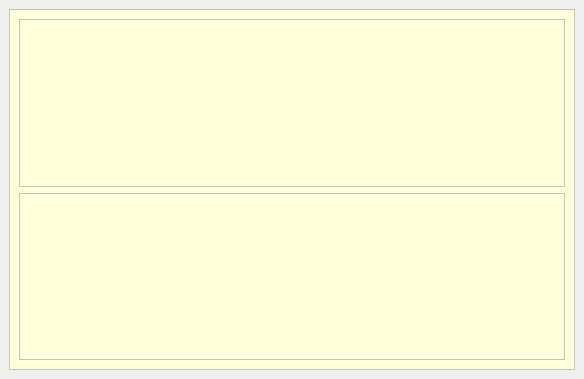
<?xml version="1.0" encoding="UTF-8"?>
<ui version="4.0">
 <class>MainWindow</class>
 <widget class="QMainWindow" name="MainWindow">
  <property name="geometry">
   <rect>
    <x>0</x>
    <y>0</y>
    <width>584</width>
    <height>379</height>
   </rect>
  </property>
  <property name="windowTitle">
   <string>MainWindow</string>
  </property>
  <widget class="QWidget" name="centralwidget">
   <layout class="QHBoxLayout" name="horizontalLayout">
    <item>
     <widget class="QFrame" name="frame">
      <property name="styleSheet">
       <string notr="true">background-color: rgb(255, 255, 222);</string>
      </property>
      <property name="frameShape">
       <enum>QFrame::StyledPanel</enum>
      </property>
      <property name="frameShadow">
       <enum>QFrame::Raised</enum>
      </property>
      <layout class="QVBoxLayout" name="verticalLayout">
       <item>
        <widget class="QFrame" name="frame_3">
         <property name="frameShape">
          <enum>QFrame::StyledPanel</enum>
         </property>
         <property name="frameShadow">
          <enum>QFrame::Raised</enum>
         </property>
         <layout class="QHBoxLayout" name="horizontalLayout_2">
          <item>
           <widget class="QLabel" name="label">
            <property name="styleSheet">
             <string notr="true">image: url(:/newPrefix/1ne.png);
border-width:2px;
border-radius:30px

</string>
            </property>
            <property name="text">
             <string/>
            </property>
           </widget>
          </item>
          <item>
           <widget class="QLabel" name="label_2">
            <property name="styleSheet">
             <string notr="true">image: url(:/newPrefix/2ne.png);
border-width:2px;
border-radius:30px

</string>
            </property>
            <property name="text">
             <string/>
            </property>
           </widget>
          </item>
          <item>
           <widget class="QLabel" name="label_3">
            <property name="styleSheet">
             <string notr="true">image: url(:/newPrefix/3ne.png);
border-width:2px;
border-radius:30px

</string>
            </property>
            <property name="text">
             <string/>
            </property>
           </widget>
          </item>
         </layout>
        </widget>
       </item>
       <item>
        <widget class="QFrame" name="frame_2">
         <property name="frameShape">
          <enum>QFrame::StyledPanel</enum>
         </property>
         <property name="frameShadow">
          <enum>QFrame::Raised</enum>
         </property>
         <layout class="QHBoxLayout" name="horizontalLayout_3">
          <item>
           <widget class="QLabel" name="label_4">
            <property name="styleSheet">
             <string notr="true">image: url(:/newPrefix/4ne.png);
border-width:2px;
border-radius:30px

</string>
            </property>
            <property name="text">
             <string/>
            </property>
           </widget>
          </item>
          <item>
           <widget class="QLabel" name="label_5">
            <property name="styleSheet">
             <string notr="true">border-width:2px;
border-radius:30px

</string>
            </property>
            <property name="text">
             <string/>
            </property>
            <property name="pixmap">
             <pixmap resource="add.qrc">:/newPrefix/5ne.png</pixmap>
            </property>
            <property name="scaledContents">
             <bool>true</bool>
            </property>
           </widget>
          </item>
          <item>
           <widget class="QLabel" name="label_6">
            <property name="styleSheet">
             <string notr="true">image: url(:/newPrefix/6ne.png);
border-width:2px;
border-radius:30px

</string>
            </property>
            <property name="text">
             <string/>
            </property>
           </widget>
          </item>
         </layout>
        </widget>
       </item>
      </layout>
     </widget>
    </item>
   </layout>
  </widget>
 </widget>
 <resources>
  <include location="add.qrc"/>
 </resources>
 <connections/>
</ui>
